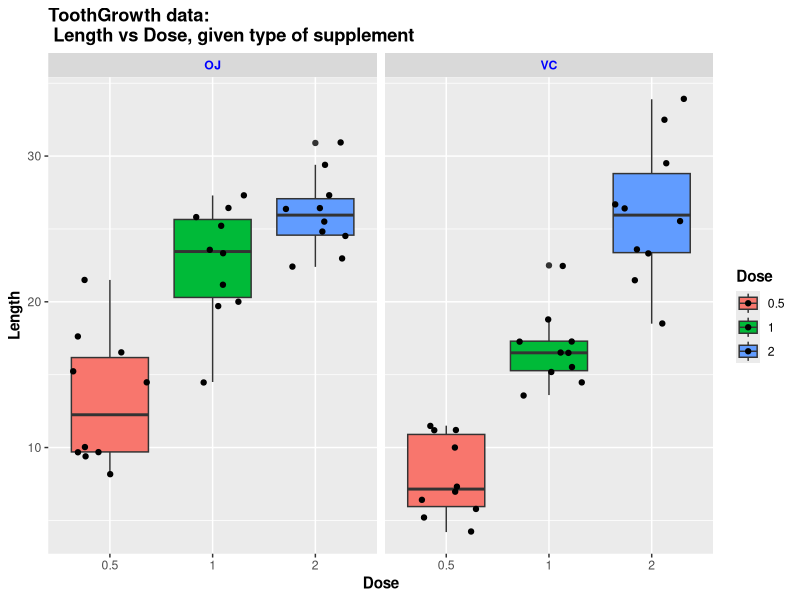

Reproduce this figure in R. (Note: this script raises an error after producing the figure.)
# Now in the second portion of the class, we're going to analyze the ToothGrowth data in the R datasets package. 
# Load the ToothGrowth data and perform some basic exploratory data analyses 
# Provide a basic summary of the data.
# Use confidence intervals and/or hypothesis tests to compare tooth growth by supp and dose. 
# (Only use the techniques from class, even if there's other approaches worth considering)
# State your conclusions and the assumptions needed for your conclusions. 

# Some criteria that you will be evaluated on
# Did you  perform an exploratory data analysis of at least a single plot or 
# table highlighting basic features of the data?
# Did the student perform some relevant confidence intervals and/or tests?
# Were the results of the tests and/or intervals interpreted in the context of the problem correctly? 
# Did the student describe the assumptions needed for their conclusions?

library(datasets)
data(ToothGrowth)
library(ggplot2)

# Summary of the data
# The Effect of Vitamin C on Tooth Growth in Guinea Pigs.
# The response is the length of odontoblasts (teeth) in each of 10 guinea pigs 
# at each of three dose levels of Vitamin C (0.5, 1, and 2 mg) 
# with each of two delivery methods (orange juice or ascorbic acid).

ggplot(data=ToothGrowth,mapping=aes(x=factor(dose),y=len,fill=factor(dose))) +
  geom_boxplot() + geom_jitter() + facet_wrap(~supp) +
  labs(title="ToothGrowth data: \n Length vs Dose, given type of supplement",
       x="Dose",y="Length",fill="Dose") +
  theme(title=element_text(face = "bold"),
        strip.text=element_text(face = "bold",colour = "blue"))

# According to the graph, we can see that probably:
# 1. The supplement type OJ (orange juice) is more efficiet than VC (Vitamin C), especially for small dose levels of supplement.
# 2. The tooth growth of pigs is positively affected by the dose levels of supplement for both supplement types.

# In order to verify our assumption, we try to do statistical hypothesis test. 
# First of all, we need to make some reasonal assumptions for our analysis:
# 1. The experimental targets (pigs) are independently trated.
# 2. We treat all the compared groups as independent groups with constant variance.

# Hypothesis 1: For dose level = 1, the mean of Length with supplement OJ is higher than that of VC.
df1 <- ToothGrowth[ToothGrowth$dose==1,]
t.test(len~supp,data=df1,alternative="greater",mu=0,
       paired = FALSE, var.equal = FALSE,
       conf.level = 0.95)

# Hypothesis 2: For group VC, the mean of Length with dose level 1 is higher than that with dose level 0.5.
df2 <- ToothGrowth[ToothGrowth$supp=="VC" & ToothGrowth$dose<2,]
t.test(len~dose,data=df2,alternative="less",mu=0,
       paired = FALSE, var.equal = FALSE,
       conf.level = 0.95)


